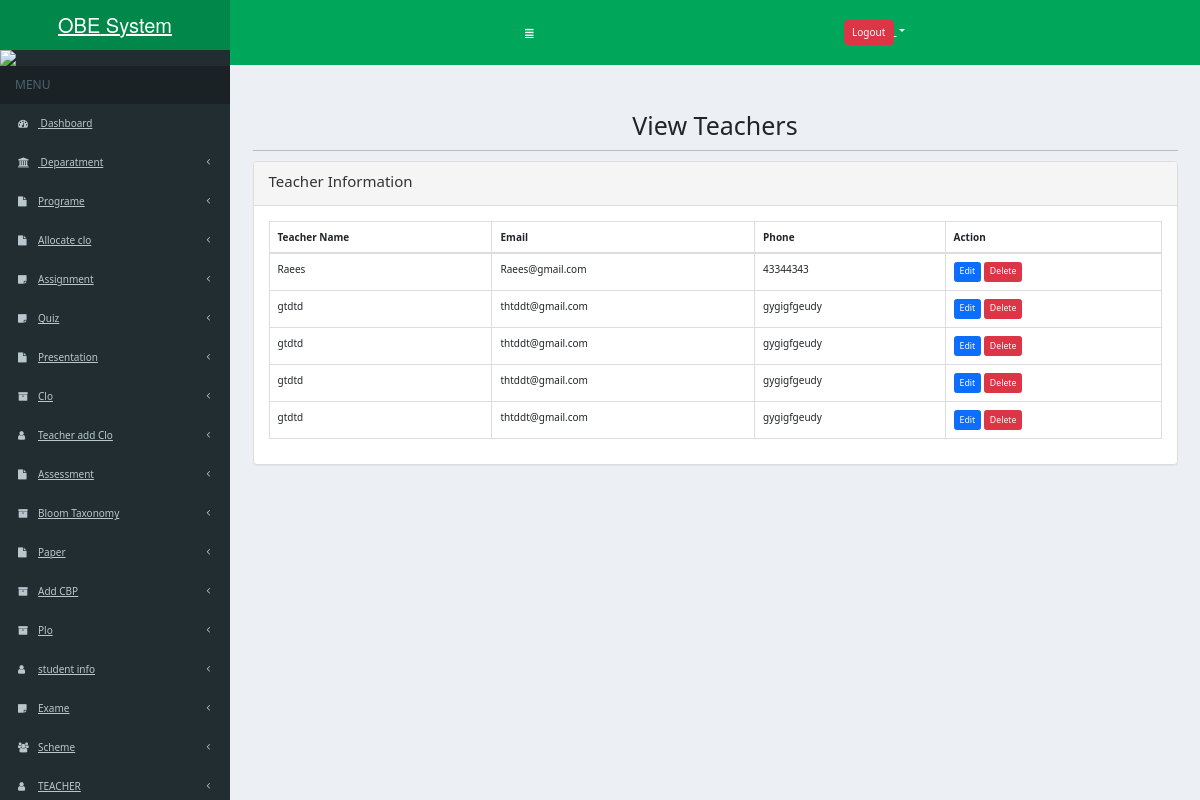
/teacher_view.php, run on the app's committed database.
### tables this page shows
CREATE TABLE `teacher_password` (
  `teacher_id` int(40) NOT NULL,
  `teacher_name` varchar(50) NOT NULL,
  `teacher_email` varchar(50) NOT NULL,
  `teacher_phone` varchar(50) NOT NULL,
  `teacher_password` varchar(50) NOT NULL
);

### teacher_view.php (the view, shortened to what this page needs)
<?php
include('header.php');
include 'config.php';
$query = "SELECT * FROM teacher_password";
$result = mysqli_query($conn, $query);
?>
<!DOCTYPE html>
<html lang="en">
<head>
    <link href="https://cdn.jsdelivr.net/npm/bootstrap@5.5.0/dist/css/bootstrap.min.css" rel="stylesheet">
</head>
<body>
    <div class="container mt-5">
        <h1 class="text-center">View Teachers</h1>
        <hr>
        <div class="row">
            <div class="col-xs-12">
                <div class="panel panel-default">
                    <div class="panel-heading">
                        <h4>Teacher Information</h4>
                    </div>
                    <div class="panel-body">
                        <table class="table table-bordered">
                            <thead>
                                <tr>
                                    <th>Teacher Name</th>
                                    <th>Email</th>
                                    <th>Phone</th>
                                    <th>Action</th>
                                </tr>
                            </thead>
                            <tbody>
                                <?php
                                while ($row = mysqli_fetch_assoc($result)) {
                                    echo "<tr>";
                                    echo "<td>" . $row['teacher_name'] . "</td>";
                                    echo "<td>" . $row['teacher_email'] . "</td>";
                                    echo "<td>" . $row['teacher_phone'] . "</td>";
                                    echo '<td>
                                            <a href="teacher_edit.php?id=' . $row['teacher_id'] . '" class="btn btn-primary btn-sm">Edit</a>
                                            <a href="teacher_delete.php?id=' . $row['teacher_id'] . '" class="btn btn-danger btn-sm">Delete</a>
                                          </td>';
                                    echo "</tr>";
                                }
                                ?>
                            </tbody>
                        </table>
                    </div>
                </div>
            </div>
        </div>
    </div>
</body>
</html>

### css/styles.css (style rules this page uses)
body { background: url("../images/bgisp.jpg") no-repeat center; background-size: cover; }

### data on the page
teacher_password: teacher_name "Raees", teacher_email "Raees@gmail.com", teacher_phone "43344343"
teacher_password: teacher_name "gtdtd", teacher_email "thtddt@gmail.com", teacher_phone "gygigfgeudy"
teacher_password: teacher_name "gtdtd", teacher_email "thtddt@gmail.com", teacher_phone "gygigfgeudy"
teacher_password: teacher_name "gtdtd", teacher_email "thtddt@gmail.com", teacher_phone "gygigfgeudy"
teacher_password: teacher_name "gtdtd", teacher_email "thtddt@gmail.com", teacher_phone "gygigfgeudy"
